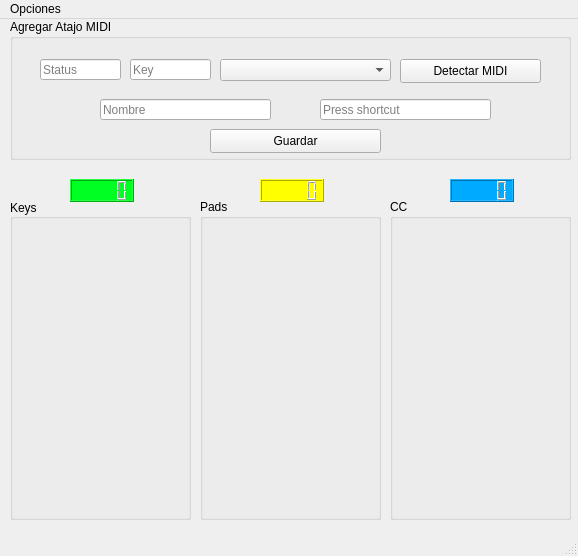
<?xml version="1.0" encoding="UTF-8"?>
<ui version="4.0">
 <class>MainWindow</class>
 <widget class="QMainWindow" name="MainWindow">
  <property name="geometry">
   <rect>
    <x>0</x>
    <y>0</y>
    <width>578</width>
    <height>556</height>
   </rect>
  </property>
  <property name="windowTitle">
   <string>MIDIKeymap</string>
  </property>
  <widget class="QWidget" name="centralwidget">
   <widget class="QGroupBox" name="box_pads_2">
    <property name="geometry">
     <rect>
      <x>200</x>
      <y>180</y>
      <width>181</width>
      <height>321</height>
     </rect>
    </property>
    <property name="title">
     <string>Pads</string>
    </property>
   </widget>
   <widget class="QGroupBox" name="box_cc">
    <property name="geometry">
     <rect>
      <x>390</x>
      <y>180</y>
      <width>181</width>
      <height>321</height>
     </rect>
    </property>
    <property name="title">
     <string>CC</string>
    </property>
   </widget>
   <widget class="QGroupBox" name="box_keys">
    <property name="geometry">
     <rect>
      <x>10</x>
      <y>180</y>
      <width>181</width>
      <height>321</height>
     </rect>
    </property>
    <property name="title">
     <string>Keys</string>
    </property>
    <property name="alignment">
     <set>Qt::AlignmentFlag::AlignLeading|Qt::AlignmentFlag::AlignLeft|Qt::AlignmentFlag::AlignVCenter</set>
    </property>
   </widget>
   <widget class="QGroupBox" name="groupBox">
    <property name="geometry">
     <rect>
      <x>10</x>
      <y>0</y>
      <width>561</width>
      <height>141</height>
     </rect>
    </property>
    <property name="title">
     <string>Agregar Atajo MIDI</string>
    </property>
    <widget class="QPushButton" name="boton_detectar">
     <property name="geometry">
      <rect>
       <x>390</x>
       <y>40</y>
       <width>141</width>
       <height>24</height>
      </rect>
     </property>
     <property name="styleSheet">
      <string notr="true"/>
     </property>
     <property name="text">
      <string>Detectar MIDI</string>
     </property>
    </widget>
    <widget class="QPushButton" name="pushButton">
     <property name="geometry">
      <rect>
       <x>200</x>
       <y>110</y>
       <width>171</width>
       <height>24</height>
      </rect>
     </property>
     <property name="text">
      <string>Guardar</string>
     </property>
    </widget>
    <widget class="QLineEdit" name="input_status">
     <property name="geometry">
      <rect>
       <x>30</x>
       <y>40</y>
       <width>81</width>
       <height>21</height>
      </rect>
     </property>
     <property name="placeholderText">
      <string>Status</string>
     </property>
    </widget>
    <widget class="QLineEdit" name="input_key">
     <property name="geometry">
      <rect>
       <x>120</x>
       <y>40</y>
       <width>81</width>
       <height>21</height>
      </rect>
     </property>
     <property name="placeholderText">
      <string>Key</string>
     </property>
    </widget>
    <widget class="QComboBox" name="comboBox_tipe">
     <property name="geometry">
      <rect>
       <x>210</x>
       <y>40</y>
       <width>171</width>
       <height>22</height>
      </rect>
     </property>
     <property name="placeholderText">
      <string>Tipo de MIDI</string>
     </property>
    </widget>
    <widget class="QLineEdit" name="input_nombre">
     <property name="geometry">
      <rect>
       <x>90</x>
       <y>80</y>
       <width>171</width>
       <height>21</height>
      </rect>
     </property>
     <property name="placeholderText">
      <string>Nombre</string>
     </property>
    </widget>
    <widget class="QKeySequenceEdit" name="input_atajo">
     <property name="geometry">
      <rect>
       <x>310</x>
       <y>80</y>
       <width>171</width>
       <height>21</height>
      </rect>
     </property>
    </widget>
   </widget>
   <widget class="QLCDNumber" name="led_cc">
    <property name="geometry">
     <rect>
      <x>450</x>
      <y>160</y>
      <width>64</width>
      <height>23</height>
     </rect>
    </property>
    <property name="styleSheet">
     <string notr="true">background:#0af;</string>
    </property>
   </widget>
   <widget class="QLCDNumber" name="led_pads">
    <property name="geometry">
     <rect>
      <x>260</x>
      <y>160</y>
      <width>64</width>
      <height>23</height>
     </rect>
    </property>
    <property name="styleSheet">
     <string notr="true">background:yellow;</string>
    </property>
   </widget>
   <widget class="QLCDNumber" name="led_keys">
    <property name="geometry">
     <rect>
      <x>70</x>
      <y>160</y>
      <width>64</width>
      <height>23</height>
     </rect>
    </property>
    <property name="styleSheet">
     <string notr="true">background: #0f2;</string>
    </property>
   </widget>
  </widget>
  <widget class="QMenuBar" name="menubar">
   <property name="geometry">
    <rect>
     <x>0</x>
     <y>0</y>
     <width>578</width>
     <height>33</height>
    </rect>
   </property>
   <widget class="QMenu" name="menu_opciones">
    <property name="title">
     <string>Opciones</string>
    </property>
    <addaction name="action_configuracion"/>
    <addaction name="action_Info"/>
   </widget>
   <addaction name="menu_opciones"/>
  </widget>
  <widget class="QStatusBar" name="statusbar"/>
  <action name="action_configuracion">
   <property name="text">
    <string>Configuración</string>
   </property>
  </action>
  <action name="action_Info">
   <property name="text">
    <string>Info</string>
   </property>
  </action>
 </widget>
 <resources/>
 <connections/>
</ui>
